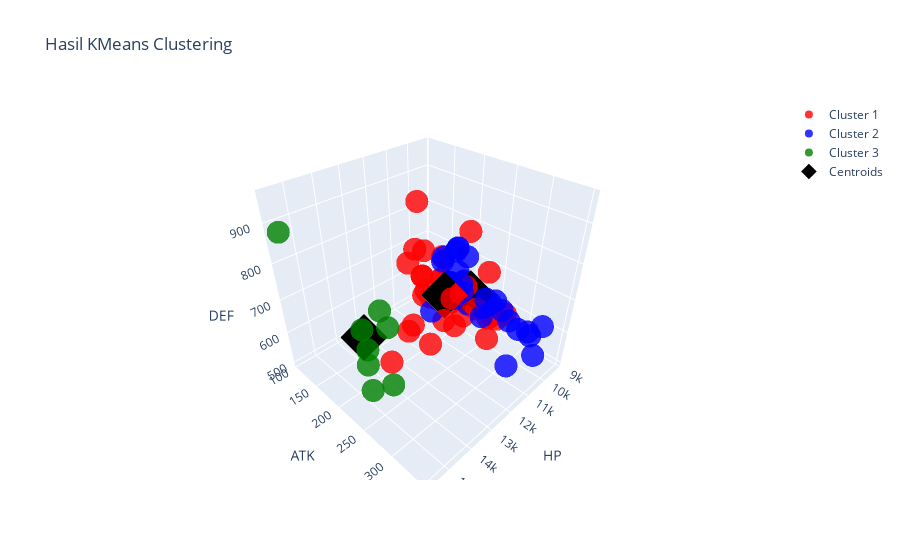

Notebook source saved alongside this figure:
### Code cell
# SEKARANG KITA VISUALISASIKAN

# Membuat scatter plot 3D untuk setiap cluster dengan plotly
trace1 = go.Scatter3d(
    x=df_train[y_kmeans == 0].iloc[:, 0],
    y=df_train[y_kmeans == 0].iloc[:, 1],
    z=df_train[y_kmeans == 0].iloc[:, 2],
    mode='markers',
    marker=dict(size=8, color='red', opacity=0.8),
    name='Cluster 1'
)

trace2 = go.Scatter3d(
    x=df_train[y_kmeans == 1].iloc[:, 0],
    y=df_train[y_kmeans == 1].iloc[:, 1],
    z=df_train[y_kmeans == 1].iloc[:, 2],
    mode='markers',
    marker=dict(size=8, color='blue', opacity=0.8),
    name='Cluster 2'
)

trace3 = go.Scatter3d(
    x=df_train[y_kmeans == 2].iloc[:, 0],
    y=df_train[y_kmeans == 2].iloc[:, 1],
    z=df_train[y_kmeans == 2].iloc[:, 2],
    mode='markers',
    marker=dict(size=8, color='green', opacity=0.8),
    name='Cluster 3'
)

# Scatter plot untuk menampilkan centroid dari K-Means
centroids = go.Scatter3d(
    x=kmeansmodel.cluster_centers_[:, 0],
    y=kmeansmodel.cluster_centers_[:, 1],
    z=kmeansmodel.cluster_centers_[:, 2],
    mode='markers',
    marker=dict(size=12, color='black', symbol='diamond', opacity=1),
    name='Centroids'
)

# Membuat layout
layout = go.Layout(
    title='Hasil KMeans Clustering',
    scene=dict(
        xaxis_title='HP',
        yaxis_title='ATK',
        zaxis_title='DEF'
    ),
    showlegend=True
)

# Menggabungkan semua trace
fig = go.Figure(data=[trace1, trace2, trace3, centroids], layout=layout)

# Menampilkan plot interaktif
fig.show()

### Figure 1 — Plotly figure (JSON) as saved in the notebook; plotly's stock layout.template omitted (floating-point values rounded to 4 significant figures)
{"data": [{"marker": {"color": "red", "opacity": 0.8, "size": 8}, "mode": "markers", "name": "Cluster 1", "type": "scatter3d", "x": [13226, 13348, 12858, 13348, 13050, 12397, 12490, 12981, 12397, 13226, 12071, 13348, 11636, 12858, 13715, 11962, 13103, 12179, 12288, 12397, 12506, 12071, 12368, 12907, 11962, 12289, 13471, 11854, 12993, 13103, 13592, 12736, 12288], "y": [251, 313, 227, 192, 225, 191, 318, 335, 223, 342, 254, 297, 223, 342, 299, 233, 323, 223, 212, 231, 223, 191, 287, 337, 234, 240, 234, 244, 304, 301, 310, 349, 212], "z": [876, 781, 959, 499, 648, 771, 859, 784, 723, 751, 708, 807, 792, 784, 769, 750, 799, 546, 750, 711, 713, 799, 922, 789, 751, 710, 657, 745, 830, 815, 763, 799, 750]}, {"marker": {"color": "blue", "opacity": 0.8, "size": 8}, "mode": "markers", "name": "Cluster 2", "type": "scatter3d", "x": [10899, 9461, 9787, 10874, 10766, 10984, 9787, 9570, 9569, 9189, 9797, 9570, 10287, 9570, 11092, 9570, 11021, 10409, 10360, 9787, 10657, 9243, 10331, 10849, 10875, 10875, 10875, 10875, 10875, 10875, 10875, 10875, 10875, 10875, 10531, 10164, 10875, 10223, 11201, 10372, 9352, 10164, 10657], "y": [234, 223, 159, 212, 173, 223, 199, 212, 196, 244, 335, 183, 311, 195, 216, 232, 318, 287, 298, 212, 225, 170, 202, 267, 212, 212, 212, 212, 212, 212, 212, 212, 212, 212, 263, 327, 225, 202, 249, 340, 240, 323, 191], "z": [676, 601, 669, 682, 546, 648, 600, 601, 627, 594, 630, 648, 615, 628, 655, 573, 537, 653, 630, 573, 683, 703, 751, 630, 683, 683, 683, 683, 683, 683, 683, 683, 683, 683, 669, 607, 669, 758, 799, 569, 587, 615, 734]}, {"marker": {"color": "green", "opacity": 0.8, "size": 8}, "mode": "markers", "name": "Cluster 3", "type": "scatter3d", "x": [15674, 15307, 15552, 14695, 15184, 14695, 14450, 14695], "y": [265, 243, 106, 239, 229, 208, 244, 251], "z": [627, 695, 876, 769, 728, 576, 548, 738]}, {"marker": {"color": "black", "opacity": 1, "size": 12, "symbol": "diamond"}, "mode": "markers", "name": "Centroids", "type": "scatter3d", "x": [12700.0, 10370.0, 15030.0], "y": [264.2, 232.7, 223.1], "z": [760.9, 650.9, 694.6]}], "layout": {"scene": {"xaxis": {"title": {"text": "HP"}}, "yaxis": {"title": {"text": "ATK"}}, "zaxis": {"title": {"text": "DEF"}}}, "showlegend": true, "title": {"text": "Hasil KMeans Clustering"}}}
